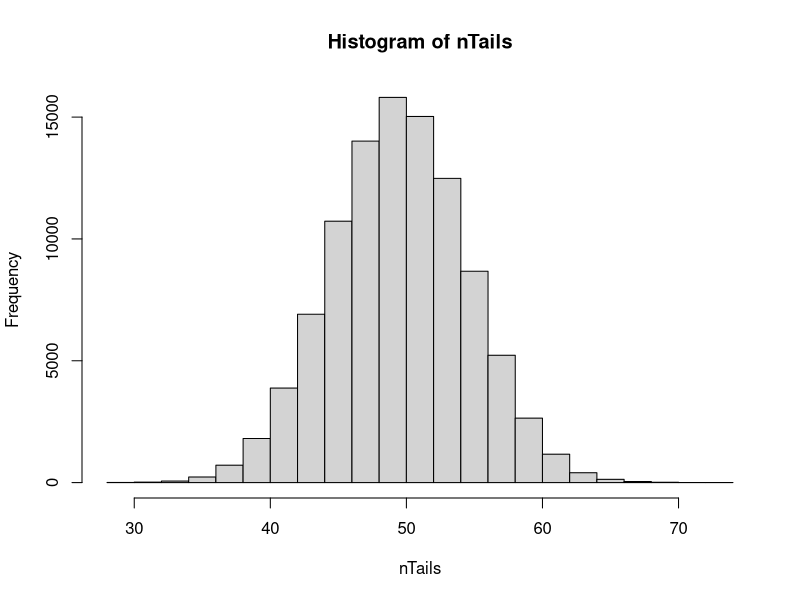
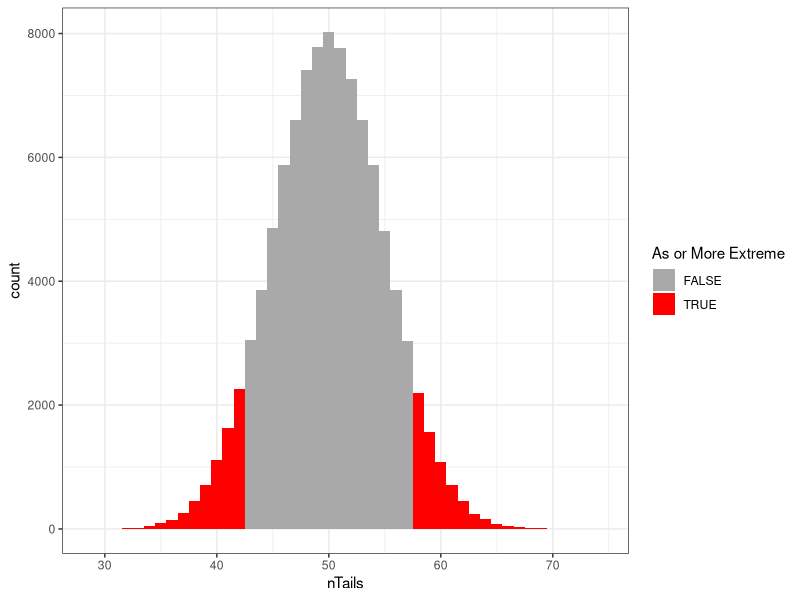
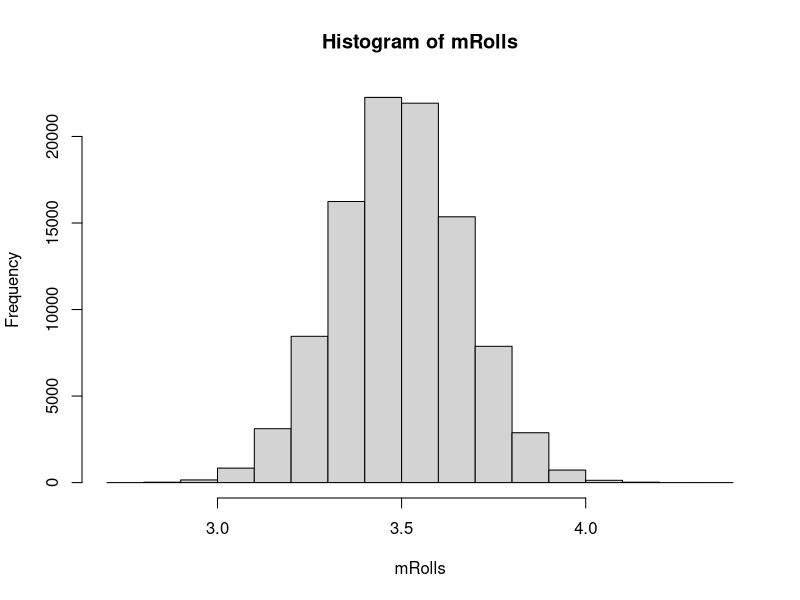
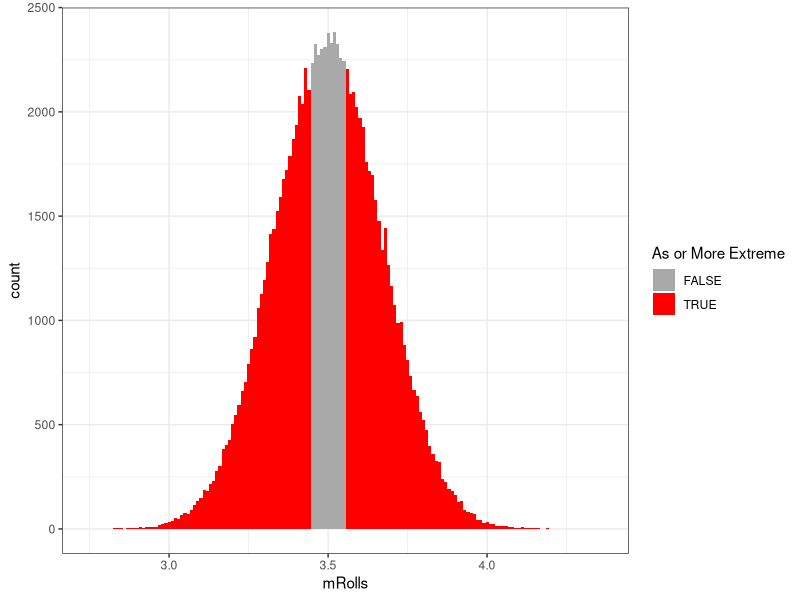

R code for these plots, in order:

### -- RUN THESE LINES OF CODE TO CREATE MY FUNCTIONS ---

# -- creating a function to simulate a biased coin
#    (note: this is really just a wrapper for the sample() function)
mysteryCoin <- function(nFlips=1) {
	return(sample(c("Heads","Tails"),size=nFlips,replace=TRUE,prob=c(1,1.3)))
}

# -- creating a function to simulate a loaded die
#    (note: this is really just a wrapper for the sample() function)
mysteryDie <- function(nRolls=1) {
	return(sample(1:6,size=nRolls,replace=TRUE,prob=c(1,1,1,1,1,1.1)))
}


### -- INSTALL AND LOAD PACKAGES
install.packages("ggplot2")  # only need to run once
require("ggplot2")  # need to run everytime



### -- MYSTERY COIN
set.seed(123)  # set.seed so we get reproducable "randomness"
sampleFlips <- mysteryCoin(100)  # flip mystery coin 100 times

# How many times did I flip Tails?:
table( sampleFlips )  # 58 times with this seed

# Inferential statistics asks: How likely is it that an outcome this extreme
#  (or more extreme) would be produced by a fair coin?
#  (fair coin = null hypothesis)

# Simulation of "sampling distribution"
#  (flip a fair coin 100 times, lots of times!, each time count how many Tails)
nSims <- 1e5  # number of simulations (each time will flip coin 100 times)
aCoin <- c("Heads","Tails")  # create a coin
nTails <- rep(NA, times=nSims)  # initialize empty vector to hold results

#  for loop to perform simulation
for ( i in 1:nSims ) {
	flips <- sample( aCoin, size=100, replace=TRUE )
	nTails[i] <- sum( flips=="Tails" )
}

# How often do you see 58 or more Tails with a fair coin?
sum( nTails >= 58 ) / nSims  # 6.8% of the time
#  this is an empirical one-sided p-value

# How often do you see outcomes this extreme in either direction?
sum( nTails >= 58 | nTails <= 42 ) / nSims  # 13.4% of the time
#  this is an empirical two-sided p-value (the norm for what to report)

# All this means is that a fair coin, flipped 100 times, will yield
#  at least 58 of one type (Tails or Heads; 42 Tails==58 Heads) about
#  13% of the time...

# Histogram to visualize results
#  base R plot function
hist( nTails )  
#  fancier ggplot version (need to install and require()/library() ggplot2)
ggplot( data=as.data.frame(nTails), aes(x=nTails, fill=(nTails>=58|nTails<=42)))+
	geom_histogram( binwidth=1)+
	scale_fill_manual( "As or More Extreme", values=c("darkgrey","red") )+
	theme_bw()

# The most common statistical method to do this: Chi-square test
chisq.test( table( sampleFlips ) )  # p = .1096 ... pretty close




### -- MYSTERY DIE

set.seed(123)  # set.seed so we get reproducable "randomness"
sampleRolls <- mysteryDie(100)  # roll mystery die 100 times

# What did I roll?
table( sampleRolls )

# Let's use the average as our test measure:
mean( sampleRolls )  # 3.56 with this seed

# Simulate the sampling distribution (null hypothesis)
#  (roll fair die 100 times, lots of times!, each time take average)
nSims <- 1e5  # number of simulations (times rolling die 100 times)
nRolls <- 100  # number of rolls each simulation (same as what I did on mystery die)
aDie <- 1:6
mRolls <- rep(NA, times=nSims)
#  for loop to perform simulation
for ( i in 1:nSims ) {
	rolls <- sample( aDie, size=nRolls, replace=TRUE )
	mRolls[i] <- mean( rolls )
}

# How often do I see a mean of 3.56 or greater when I roll a fair die 100 times?
sum( mRolls >= 3.56 ) / nSims  # 37.4% of the time... one-sided p-value
# As extreme or more extreme in either direction?:
sum( mRolls >= 3.56 | mRolls <= 3.44 ) / nSims  # 74.6% of time... two-sided p-value

# Histogram
#  base R
hist( mRolls )
#  ggplot2
ggplot( data=as.data.frame(mRolls), 
		aes(x=mRolls, fill=(mRolls >= 3.56 | mRolls <= 3.44)))+
	geom_histogram( binwidth=.01)+
	scale_fill_manual( "As or More Extreme", values=c("darkgrey","red") )+
	theme_bw()
	
# The most common statistical method to do this: One-Sample t-Test
t.test( sampleRolls, mu=3.5 )  # p = .725
